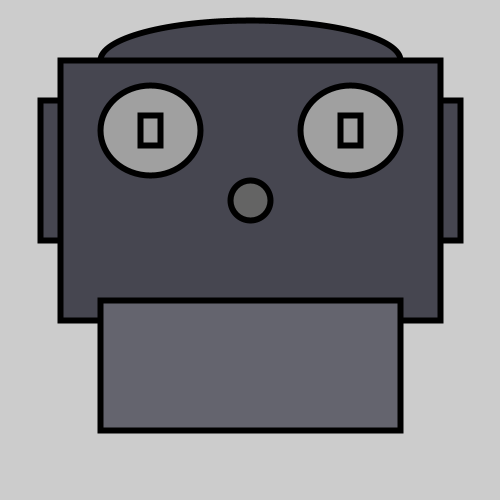
Frame 1 (no input)
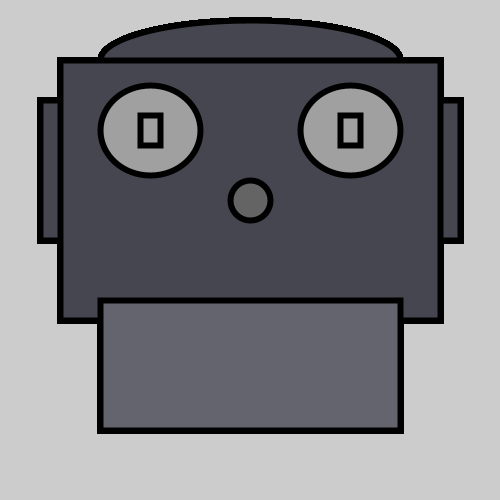
Frame 60 (the mouse pressed at the canvas centre just before this capture)
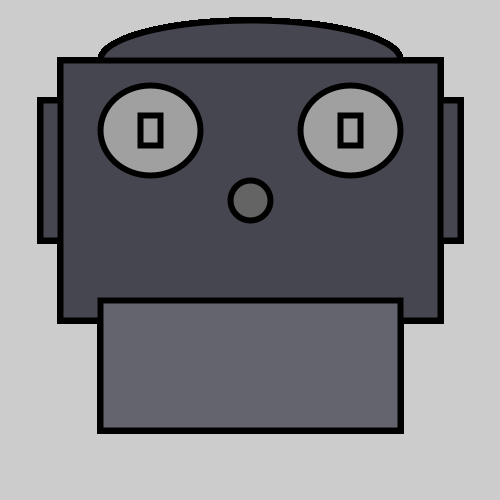
Frame 120 (the mouse held since frame 60 and released just before this capture)

The Processing sketch that drew these frames (run headless with seeded random() and noise(); from frame 60 on, the mouse is pressed at the canvas centre):

// Processing sketch: processing_35977
// ── processing_35977.pde

void setup(){
  size(500,500);
}

void draw(){
  strokeWeight(6);
  fill(70,70,80,255);
  rect(40,100,60,140);
  rect(500-40,100,-60,140);
  ellipse(250,60,300,80);
  rect(110,300,30,100);
  rect(500-110,300,-30,100);
  rect(60,60,500-120,260);
  fill(100,100,110,255);
  rect(100,300,500-200,130);
  fill(160);
  ellipse(150,130,100,90);
  rect(150-10,130-15,20,30);
  ellipse(500-150,130,100,90);
  rect(500-160,130-15,20,30);
  fill(100);
  ellipse(250,200,40,40);
  
  //ellipse(w/2, h/2, w*2/3, h*2/3);
  //line(w/3, h*2/3, w*2/3, h*2/3);
  //ellipse(w*3/5, h/2, 20, 20);
  //ellipse(w*2/5, h/2, 20, 20);
}
